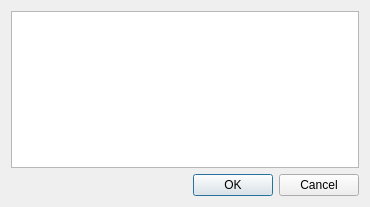
<?xml version="1.0" encoding="UTF-8"?>
<ui version="4.0">
 <class>ccHObjectSelectionDlgSimple</class>
 <widget class="QDialog" name="ccHObjectSelectionDlgSimple">
  <property name="geometry">
   <rect>
    <x>0</x>
    <y>0</y>
    <width>370</width>
    <height>207</height>
   </rect>
  </property>
  <property name="windowTitle">
   <string>Dialog</string>
  </property>
  <layout class="QGridLayout" name="gridLayout">
   <item row="0" column="0">
    <widget class="QListWidget" name="objects_list"/>
   </item>
   <item row="1" column="0">
    <widget class="QDialogButtonBox" name="buttonBox">
     <property name="orientation">
      <enum>Qt::Horizontal</enum>
     </property>
     <property name="standardButtons">
      <set>QDialogButtonBox::Cancel|QDialogButtonBox::Ok</set>
     </property>
    </widget>
   </item>
  </layout>
 </widget>
 <resources/>
 <connections>
  <connection>
   <sender>buttonBox</sender>
   <signal>accepted()</signal>
   <receiver>ccHObjectSelectionDlgSimple</receiver>
   <slot>accept()</slot>
   <hints>
    <hint type="sourcelabel">
     <x>248</x>
     <y>254</y>
    </hint>
    <hint type="destinationlabel">
     <x>157</x>
     <y>274</y>
    </hint>
   </hints>
  </connection>
  <connection>
   <sender>buttonBox</sender>
   <signal>rejected()</signal>
   <receiver>ccHObjectSelectionDlgSimple</receiver>
   <slot>reject()</slot>
   <hints>
    <hint type="sourcelabel">
     <x>316</x>
     <y>260</y>
    </hint>
    <hint type="destinationlabel">
     <x>286</x>
     <y>274</y>
    </hint>
   </hints>
  </connection>
 </connections>
</ui>
